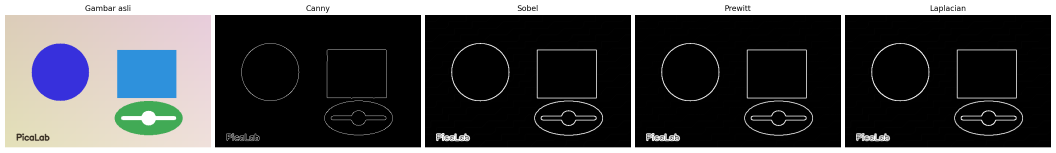
#> input picture mini_photoshop/assets/segmentation/deteksi_tepi.png, 3167 x 457 px (shown at 1/3 size)
$ python -i effects.py   (imports and definitions only)
#> lines starting #> are read from the running program, lines starting #| are printed output that depends on the picture; after the words box and inside, x2 and y2 are one past the last pixel; in counts of white or black regions, pixels touching at a corner belong together
#> further down, picture is the input picture: shape (457, 3167, 3); mean B, G, R 76.1, 74.4, 73.7
"""
Modul efek kreatif untuk PicaLab (format masukan BGR/grayscale uint8).

Fitur:
1. cartoon_filter : Efek kartun/komik (penghalusan warna + garis tepi tebal).
2. vignette_effect: Bayangan gelap di sudut-sudut gambar (fokus ke tengah).
3. sepia_effect   : Nuansa foto tua kecokelatan.
4. pixelate_effect: Efek mozaik/piksel besar (retro / sensor area).
5. emboss_effect  : Efek timbul (relief) seperti ukiran logam.
"""

import cv2
import numpy as np


def _image(image):
    """Memvalidasi format dan tipe data citra."""
    if not isinstance(image, np.ndarray) or image.dtype != np.uint8:
        raise ValueError("Citra harus berupa array NumPy uint8.")

    if image.size == 0 or not (
        image.ndim == 2 or
        (image.ndim == 3 and image.shape[2] == 3)
    ):
        raise ValueError("Citra harus grayscale (H, W) atau BGR (H, W, 3).")

    return image


def cartoon_filter(image, line_size=9, blur_value=5, smooth_passes=3):
    """
    Memberikan efek kartun pada gambar.
    Cara kerja:
    1. Ekstrak garis tepi (edges) menggunakan Adaptive Thresholding.
    2. Haluskan warna gambar asli menggunakan Bilateral Filter agar tampak seperti lukisan.
    3. Gabungkan warna halus dengan garis tepi yang tajam.

    line_size     : ukuran blok adaptive threshold (ganjil, makin besar makin tebal garis).
    blur_value    : median blur sebelum deteksi tepi (ganjil, mengurangi noise garis).
    smooth_passes : jumlah iterasi bilateral (makin banyak makin "flat").
    """
#> called with line_size = 9, blur_value = 5, smooth_passes = 3
    image = _image(image)
    line_size = max(3, int(line_size) | 1)
    blur_value = max(3, int(blur_value) | 1)
    smooth_passes = max(1, int(smooth_passes))

    is_gray = image.ndim == 2
#> is_gray = False
    if is_gray:
        image = cv2.cvtColor(image, cv2.COLOR_GRAY2BGR)

    # 1. Garis tepi
    gray = cv2.cvtColor(image, cv2.COLOR_BGR2GRAY)
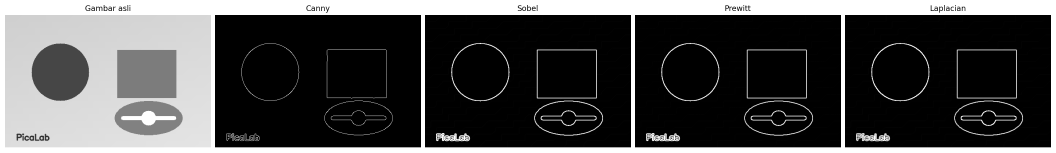
#> gray: shape (457, 3167) (shown at 1/3 size); min 0, max 255, mean 74.4
    gray_blur = cv2.medianBlur(gray, blur_value)
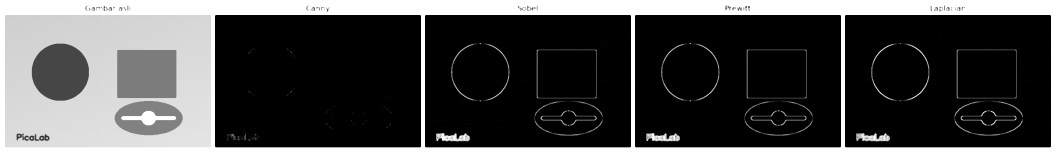
#> gray_blur: shape (457, 3167) (shown at 1/3 size); min 0, max 255, mean 73.1
    edges = cv2.adaptiveThreshold(
        gray_blur, 255,
        cv2.ADAPTIVE_THRESH_MEAN_C,
        cv2.THRESH_BINARY, line_size, 9
    )
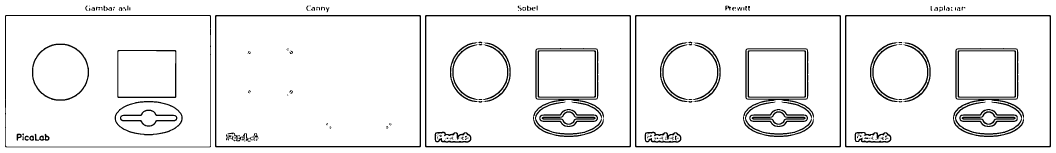
#> edges: shape (457, 3167) (shown at 1/3 size); 93.2% white; 209 black regions (87 under 20 px), largest, box (x1, y1, x2, y2) and area: (645, 45, 1263, 442) 8048, (1275, 45, 1893, 442) 8048, (1905, 45, 2523, 442) 8048

    # 2. Penghalusan warna. Optimasi: bilateral dijalankan pada resolusi setengah
    #    untuk citra besar (>1 MP) lalu diperbesar lagi — hasil visual hampir sama,
    #    tetapi 3-4x lebih cepat.
    h, w = image.shape[:2]
#> h = 457; w = 3167
    small = image if h * w <= 1_000_000 else cv2.resize(image, (w // 2, h // 2),
                                                          interpolation=cv2.INTER_AREA)
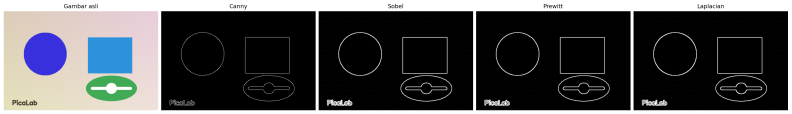
#> small: shape (228, 1583, 3) (shown at 1/2 size); mean B, G, R 76.1, 74.4, 73.7
    color = small
    for _ in range(smooth_passes):
        color = cv2.bilateralFilter(color, d=9, sigmaColor=75, sigmaSpace=75)
    if color.shape[:2] != (h, w):
        color = cv2.resize(color, (w, h), interpolation=cv2.INTER_LINEAR)

    # 3. Gabungkan warna halus dengan garis tepi
    cartoon = cv2.bitwise_and(color, color, mask=edges)
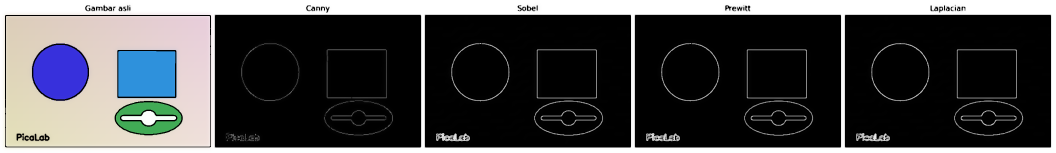
#> cartoon: shape (457, 3167, 3) (shown at 1/3 size); mean B, G, R 72.7, 71.1, 70.6

    if is_gray:
        return cv2.cvtColor(cartoon, cv2.COLOR_BGR2GRAY)
    return cartoon


# [76 lines left out: functions vignette_effect, sepia_effect, pixelate_effect, emboss_effect, not called in this run]

>>> import cv2
>>> picture = cv2.imread('../assets/segmentation/deteksi_tepi.png')
>>> result = cartoon_filter(picture)

$ run again, on mini_photoshop/assets/segmentation/morfologi.png
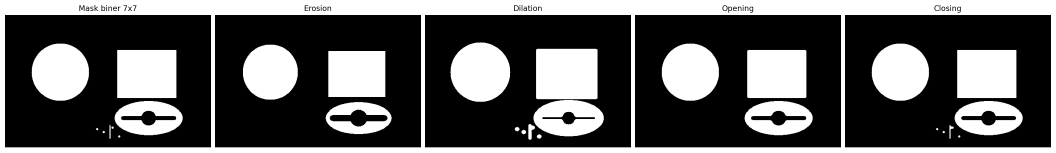
#> input picture mini_photoshop/assets/segmentation/morfologi.png, 3167 x 457 px (shown at 1/3 size)
#> picture is the input picture: shape (457, 3167, 3); min 0, max 255, mean 93.6
#> in cartoon_filter, `edges = cv2.adaptiveThreshold( gray_blur, 255, cv2.ADAPTIVE_THRESH_MEA..`:
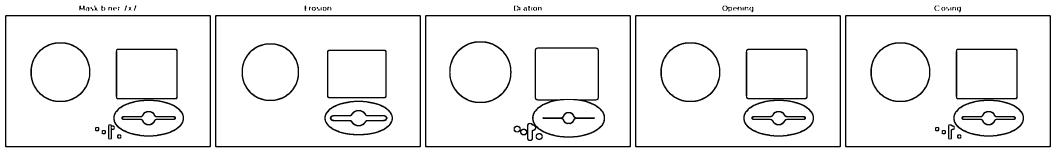
#> edges: shape (457, 3167) (shown at 1/3 size); 93.9% white; 100 black regions (15 under 20 px), largest, box (x1, y1, x2, y2) and area: (15, 45, 633, 442) 8048, (645, 45, 1263, 442) 8048, (1275, 45, 1893, 442) 8048
#> in cartoon_filter, `cartoon = cv2.bitwise_and(color, color, mask=edges)`:
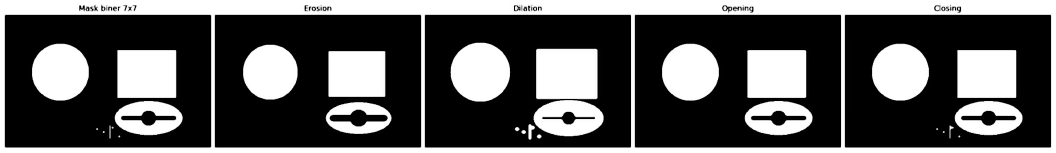
#> cartoon: shape (457, 3167, 3) (shown at 1/3 size); min 0, max 255, mean 91.9

$ run again, on mini_photoshop/assets/segmentation/morfologi_tambahan.png
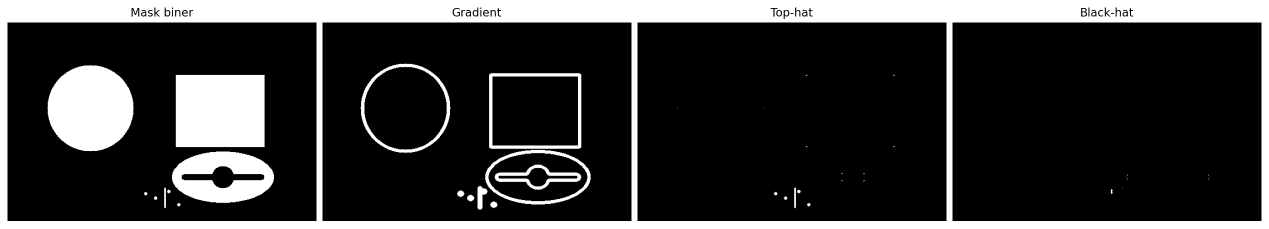
#> input picture mini_photoshop/assets/segmentation/morfologi_tambahan.png, 2537 x 457 px (shown at 1/2 size)
#> picture is the input picture: shape (457, 2537, 3); min 0, max 255, mean 55.7
#> in cartoon_filter, `edges = cv2.adaptiveThreshold( gray_blur, 255, cv2.ADAPTIVE_THRESH_MEA..`:
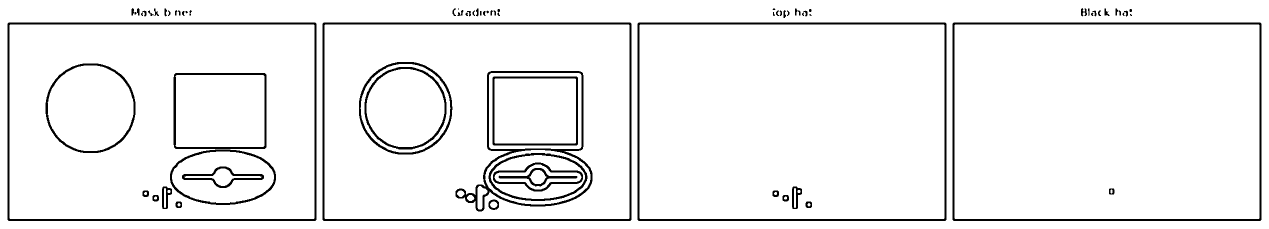
#> edges: shape (457, 2537) (shown at 1/2 size); 94.6% white; 77 black regions (12 under 20 px), largest, box (x1, y1, x2, y2) and area: (15, 45, 633, 442) 8048, (645, 45, 1263, 442) 8048, (1275, 45, 1893, 442) 8048
#> in cartoon_filter, `small = image if h * w <= 1_000_000 else cv2.resize(image, (w // 2, h ..`:
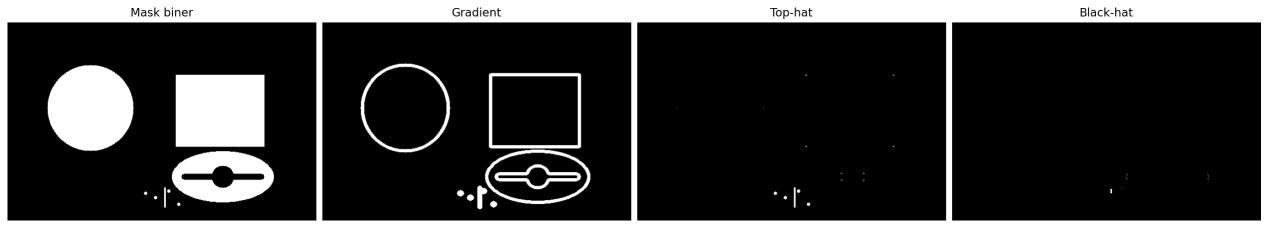
#> small: shape (228, 1268, 3); min 0, max 255, mean 55.7
